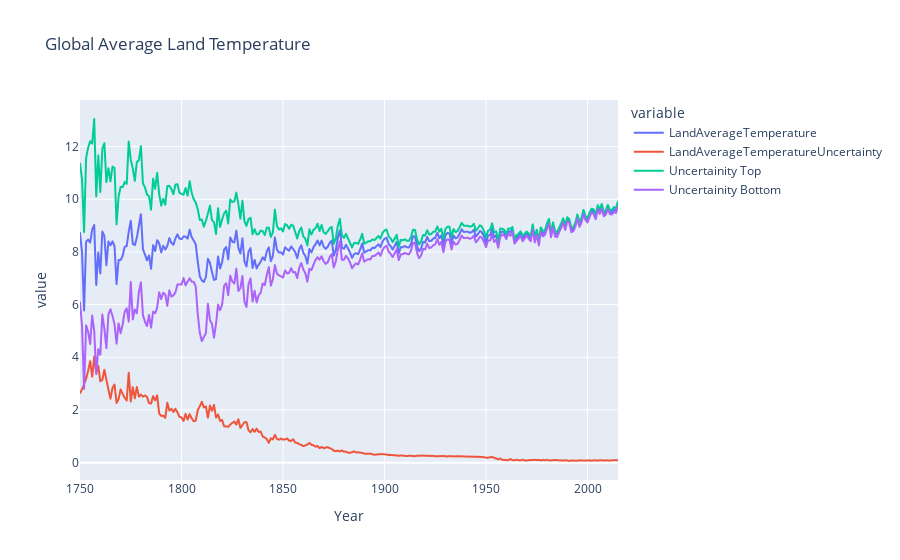

Notebook source saved alongside this figure:
### Code cell
fig = px.line(avg_land_temp, x='Year', 
        y=['LandAverageTemperature', 'LandAverageTemperatureUncertainty', 'Uncertainity Top', 'Uncertainity Bottom'],
       title='Global Average Land Temperature')
fig.show()

### Figure 1 — Plotly figure (JSON) as saved in the notebook; plotly's stock layout.template omitted (floating-point values rounded to 4 significant figures; data arrays with more than 128 entries replaced by an {"elided": "..."} marker saying what was removed)
{"data": [{"hovertemplate": "variable=LandAverageTemperature<br>Year=%{x}<br>value=%{y}<extra></extra>", "legendgroup": "LandAverageTemperature", "line": {"color": "#636efa", "dash": "solid"}, "mode": "lines", "name": "LandAverageTemperature", "showlegend": true, "type": "scattergl", "x": {"elided": "266 str values"}, "xaxis": "x", "y": {"elided": "266 float values"}, "yaxis": "y"}, {"hovertemplate": "variable=LandAverageTemperatureUncertainty<br>Year=%{x}<br>value=%{y}<extra></extra>", "legendgroup": "LandAverageTemperatureUncertainty", "line": {"color": "#EF553B", "dash": "solid"}, "mode": "lines", "name": "LandAverageTemperatureUncertainty", "showlegend": true, "type": "scattergl", "x": {"elided": "266 str values"}, "xaxis": "x", "y": {"elided": "266 float values"}, "yaxis": "y"}, {"hovertemplate": "variable=Uncertainity Top<br>Year=%{x}<br>value=%{y}<extra></extra>", "legendgroup": "Uncertainity Top", "line": {"color": "#00cc96", "dash": "solid"}, "mode": "lines", "name": "Uncertainity Top", "showlegend": true, "type": "scattergl", "x": {"elided": "266 str values"}, "xaxis": "x", "y": {"elided": "266 float values"}, "yaxis": "y"}, {"hovertemplate": "variable=Uncertainity Bottom<br>Year=%{x}<br>value=%{y}<extra></extra>", "legendgroup": "Uncertainity Bottom", "line": {"color": "#ab63fa", "dash": "solid"}, "mode": "lines", "name": "Uncertainity Bottom", "showlegend": true, "type": "scattergl", "x": {"elided": "266 str values"}, "xaxis": "x", "y": {"elided": "266 float values"}, "yaxis": "y"}], "layout": {"legend": {"title": {"text": "variable"}, "tracegroupgap": 0}, "title": {"text": "Global Average Land Temperature"}, "xaxis": {"anchor": "y", "domain": [0, 1], "title": {"text": "Year"}}, "yaxis": {"anchor": "x", "domain": [0, 1], "title": {"text": "value"}}}}
